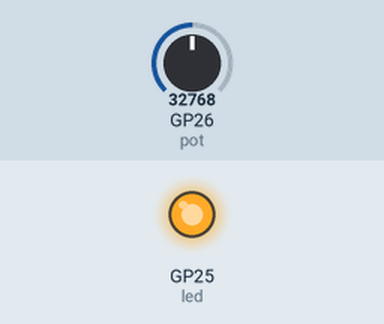
A program run on a simulated Raspberry Pi Pico running MicroPython. Shown: output pins drawn as LEDs (lit = HIGH). Inputs (shaded band) come from the test bench; at power-on: GP26 (pot) = 32768 (analog values on the 0–65535 scale). What the program prints to the serial console is not drawn.

Above: at 1.2 s.
1.3 s: GP26 (pot) set to 7864
4.8 s: GP26 (pot) set to 0
At 4.8 s:
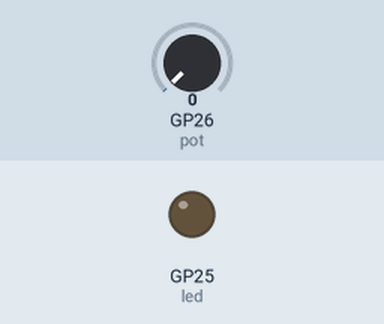
Timing chart, 0 to 6.3 s (numbered marks = the images above; inputs shaded):
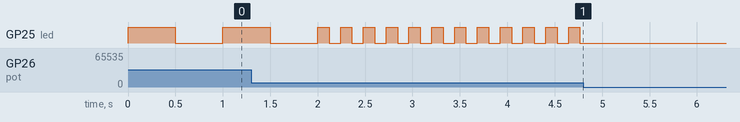

Measured:
- after the input at 4.8 s, GP25 (led): stops changing and stays LOW
- by itself, GP25 (led): repeats every 0.24 s: HIGH 0.12 s, LOW 0.12 s

The program:

adc_read_blink.py
```python
from machine import ADC, Pin
from utime import sleep

pot = ADC(26)
led = Pin(25, Pin.OUT)

# map s in range a1 - a2 to value in range b1 - b2
def map(s, a1, a2, b1, b2):
    return b1 + (s - a1) * (b2 - b1) / (a2 - a1)

while True:
    raw = pot.read_u16()
    delay = map(raw, 0, 65535, 0, 1)
    print('Raw: {} '.format(raw), 'Delay {:.1f}s'.format(delay))
    led.value(1)
    sleep(delay)
    led.value(0)
    sleep(delay)
```
